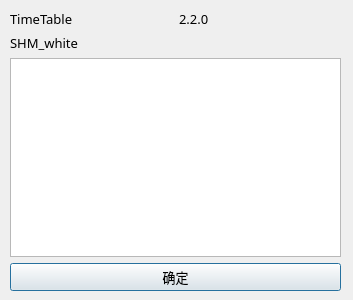
<?xml version="1.0" encoding="UTF-8"?>
<ui version="4.0">
 <class>About</class>
 <widget class="QDialog" name="About">
  <property name="geometry">
   <rect>
    <x>0</x>
    <y>0</y>
    <width>353</width>
    <height>300</height>
   </rect>
  </property>
  <property name="minimumSize">
   <size>
    <width>353</width>
    <height>300</height>
   </size>
  </property>
  <property name="maximumSize">
   <size>
    <width>353</width>
    <height>300</height>
   </size>
  </property>
  <property name="font">
   <font>
    <family>微软雅黑</family>
    <pointsize>10</pointsize>
   </font>
  </property>
  <property name="windowTitle">
   <string>关于TimeTable</string>
  </property>
  <property name="windowIcon">
   <iconset resource="TimeTableQt.qrc">
    <normaloff>:/TimeTableQt/TimeTable.ico</normaloff>:/TimeTableQt/TimeTable.ico</iconset>
  </property>
  <property name="sizeGripEnabled">
   <bool>false</bool>
  </property>
  <widget class="QWidget" name="">
   <property name="geometry">
    <rect>
     <x>10</x>
     <y>10</y>
     <width>331</width>
     <height>281</height>
    </rect>
   </property>
   <layout class="QVBoxLayout" name="verticalLayout_2">
    <item>
     <layout class="QVBoxLayout" name="verticalLayout">
      <item>
       <layout class="QHBoxLayout" name="horizontalLayout">
        <item>
         <widget class="QLabel" name="label">
          <property name="text">
           <string>TimeTable</string>
          </property>
         </widget>
        </item>
        <item>
         <widget class="QLabel" name="label_3">
          <property name="text">
           <string>2.2.0</string>
          </property>
         </widget>
        </item>
       </layout>
      </item>
      <item>
       <widget class="QLabel" name="label_2">
        <property name="text">
         <string>SHM_white</string>
        </property>
       </widget>
      </item>
      <item>
       <widget class="QTextEdit" name="textEdit"/>
      </item>
     </layout>
    </item>
    <item>
     <widget class="QPushButton" name="pushButton">
      <property name="text">
       <string>确定</string>
      </property>
      <property name="default">
       <bool>true</bool>
      </property>
     </widget>
    </item>
   </layout>
  </widget>
 </widget>
 <resources>
  <include location="TimeTableQt.qrc"/>
 </resources>
 <connections/>
</ui>
